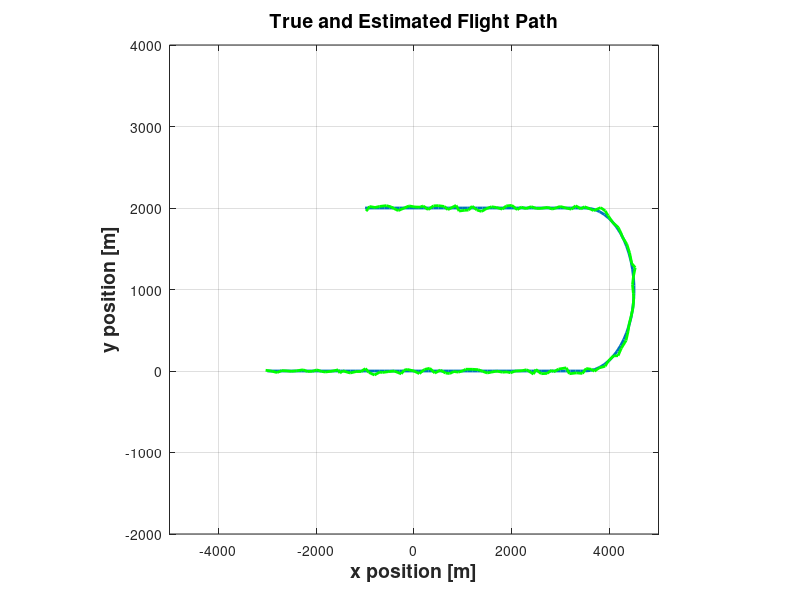
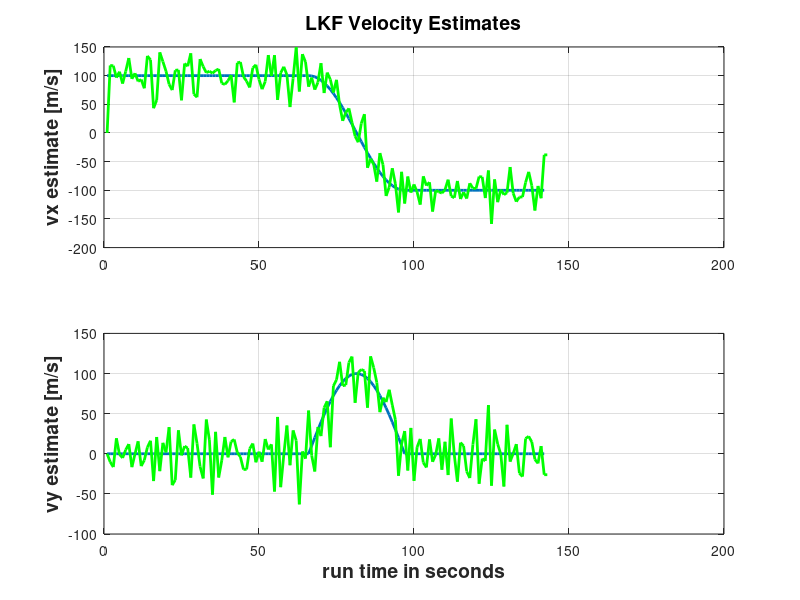

Write MATLAB code to recreate these figures, in order.
 
%   Project 01 - Part C
%
%   LINEAR KALMAN FILTER
%
%   <NGHI NGUYEN>
%
%  
%
clear all
close all
randn('state',0) % Reset random number generator

load data01

%   Define measurement variance
sigma_r = 25;

beacon1 = [-50000; 50000];
beacon2 = [ 50000; 50000];

% ----------------------------------------------------------------
%  GENERATE THE MEASUREMENTS
% ----------------------------------------------------------------
for k = 1:length(rx),

    % Measurements
    r1 = sqrt( (rx(k)-beacon1(1))^2 + (ry(k)-beacon1(2))^2 ) + sigma_r*randn(1,1);
    r2 = sqrt( (rx(k)-beacon2(1))^2 + (ry(k)-beacon2(2))^2 ) + sigma_r*randn(1,1);
    
    % Make measurement vecor
    z(:,k) = [r1; r2];
end

% ----------------------------------------------------------------
%  LKF - State Vector: x, x_dot, y, y_dot
% ----------------------------------------------------------------

dt = 1;

%
% INSERT YOU FILTER HERE: use variable x_est for your estimate of the state
%
%
%Initializing the nessary variables
%
%sigma_w = 1;
sigma_w = 10;
%sigma_w = 100;
%
Phi = [1 dt 0 0; % Transition matrix based on Constant velocity model
       0 1 0 0;
       0 0 1 dt;
       0 0 0 1];

%u = 0.05;  %Aceleration magnitude
%u=[0 vx(:) 0 vy(:)]; %Action vector based on Constant velocity model

R = [sigma_r 0;
     0 sigma_r]; %Mean and variance of the random noise

Q = (sigma_w^2)*[(dt^4)/4 (dt^3)/2 0 0;
     (dt^3)/2 dt^2 0 0;
      0 0 (dt^4)/4 (dt^3)/2;
      0 0 (dt^3)/2 dt^2]; %Covariance matrix
  
%Initialize the initial vectors
x_est(:,1) = [rx(1,1);
              0;
              ry(1,1);
              0];
P_pre = 5000*eye(4); % Initial Covarience matrix

%Start Kalman Filter
for k=1:length(rx)
    
    z_est(:,k) = [sqrt((beacon1(1) - x_est(1,k))^2 + (beacon1(2) - x_est(3,k))^2)
             sqrt((beacon2(1) - x_est(1,k))^2 + (beacon2(2) - x_est(3,k))^2)];
         
        H=[(x_est(1,k)- beacon1(1))/z_est(1,k) 0 (x_est(3,k)- beacon1(2))/z_est(1,k) 0;
       (x_est(1,k)- beacon2(1))/z_est(2,k) 0 (x_est(3,k)- beacon2(2))/z_est(2,k) 0];
        %Predict the measurement matrix
   
    K = P_pre *H' * inv(H * P_pre * H' + R); % Calculating the Kalman Gain (require optimization)???
    
    x_est(:,k) = x_est(:,k) + K * ( z(:,k) - z_est(:,k)); % Calculate the Actual After Measure ment Update
    
    P_pre = (eye(4) - K*H) * P_pre; %Updated the Covariance 
    
    x_est(:,k+1) =  Phi*x_est(:,k); %Project the state ahead
    
    P_pre = Phi*P_pre*Phi' + Q; %Project the error covariance ahead
end
%
%
%
figure
plot(rx,ry,'LineWidth', 2)
grid on
axis([-5000 5000 -2000 4000])
axis('square')
ylabel('y position [m]','FontSize',14,'FontWeight','bold')
xlabel('x position [m]','FontSize',14,'FontWeight','bold')
title('True and Estimated Flight Path','FontSize',14,'FontWeight','bold')
 hold on
 plot(x_est(1,:),x_est(3,:),'g','LineWidth', 2)
 hold off


figure
subplot(2,1,1)
plot(vx,'LineWidth', 2);
 hold on
 plot(x_est(2,:),'g','LineWidth', 2);
 hold off
grid on
ylabel('vx estimate [m/s]','FontSize',14,'FontWeight','bold')
title('LKF Velocity Estimates','FontSize',14,'FontWeight','bold')
subplot(2,1,2)
plot(vy,'LineWidth', 2);
 hold on
 plot(x_est(4,:),'g','LineWidth', 2);
 hold off
grid on
ylabel('vy estimate [m/s]','FontSize',14,'FontWeight','bold')
xlabel('run time in seconds','FontSize',14,'FontWeight','bold')
